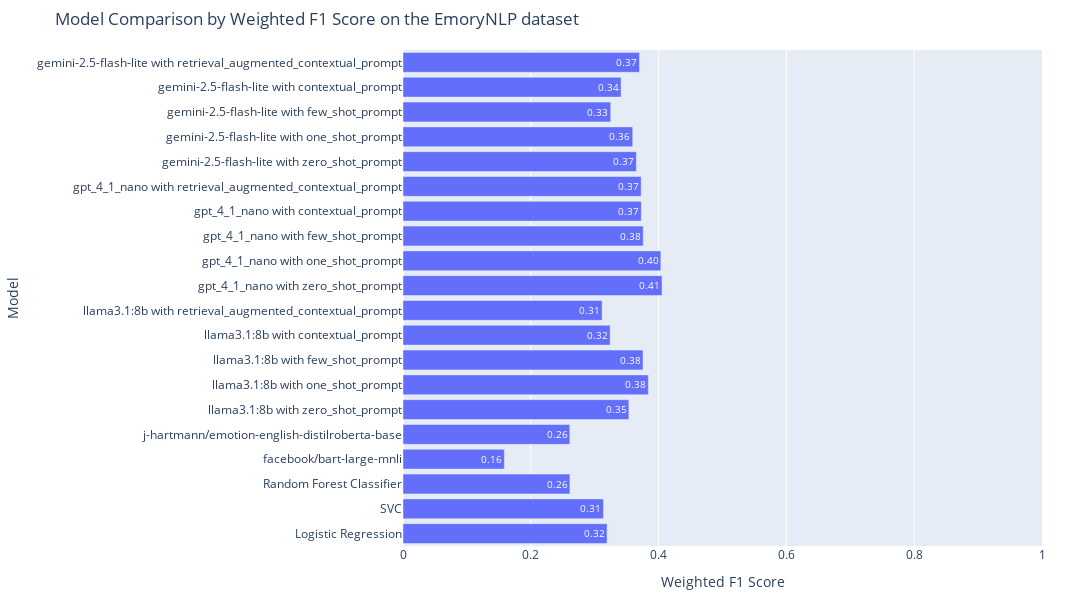

The code cell stored with this chart in its notebook:
### Markdown cell above
### 📊 Visualizing Model Performance with Weighted F1 Scores

To compare the effectiveness of different models on the EmoryNLP dataset, I visualize their **weighted F1 scores** using a horizontal bar chart. The weighted F1 score accounts for class imbalance by weighting each class’s F1 score by its support (i.e., number of true instances).

### Code cell
fig = go.Figure(go.Bar(
    x=list(model_scores.values()),
    y=list(model_scores.keys()),
    orientation='h',
    text=[f"{v:.2f}" for v in model_scores.values()],
    textposition='auto'
))

fig.update_layout(
    title="Model Comparison by Weighted F1 Score on the EmoryNLP dataset",
    xaxis_title="Weighted F1 Score",
    yaxis_title="Model",
    xaxis_range=[0, 1],
    width=1200,
    height=600,
    margin=dict(l=50, r=50, t=50, b=50),
)

fig.show()

### Figure 1 — Plotly figure (JSON) as saved in the notebook; plotly's stock layout.template omitted (floating-point values rounded to 4 significant figures)
{"data": [{"orientation": "h", "text": ["0.32", "0.31", "0.26", "0.16", "0.26", "0.35", "0.38", "0.38", "0.32", "0.31", "0.41", "0.40", "0.38", "0.37", "0.37", "0.37", "0.36", "0.33", "0.34", "0.37"], "textposition": "auto", "type": "bar", "x": [0.3194, 0.3137, 0.2612, 0.1586, 0.2611, 0.3534, 0.3839, 0.3756, 0.3242, 0.3116, 0.4054, 0.4035, 0.3759, 0.3729, 0.3727, 0.3652, 0.3595, 0.3251, 0.3412, 0.3701], "y": ["Logistic Regression", "SVC", "Random Forest Classifier", "facebook/bart-large-mnli", "j-hartmann/emotion-english-distilroberta-base", "llama3.1:8b with zero_shot_prompt", "llama3.1:8b with one_shot_prompt", "llama3.1:8b with few_shot_prompt", "llama3.1:8b with contextual_prompt", "llama3.1:8b with retrieval_augmented_contextual_prompt", "gpt_4_1_nano with zero_shot_prompt", "gpt_4_1_nano with one_shot_prompt", "gpt_4_1_nano with few_shot_prompt", "gpt_4_1_nano with contextual_prompt", "gpt_4_1_nano with retrieval_augmented_contextual_prompt", "gemini-2.5-flash-lite with zero_shot_prompt", "gemini-2.5-flash-lite with one_shot_prompt", "gemini-2.5-flash-lite with few_shot_prompt", "gemini-2.5-flash-lite with contextual_prompt", "gemini-2.5-flash-lite with retrieval_augmented_contextual_prompt"]}], "layout": {"height": 600, "margin": {"b": 50, "l": 50, "r": 50, "t": 50}, "title": {"text": "Model Comparison by Weighted F1 Score on the EmoryNLP dataset"}, "width": 1200, "xaxis": {"range": [0, 1], "title": {"text": "Weighted F1 Score"}}, "yaxis": {"title": {"text": "Model"}}}}
